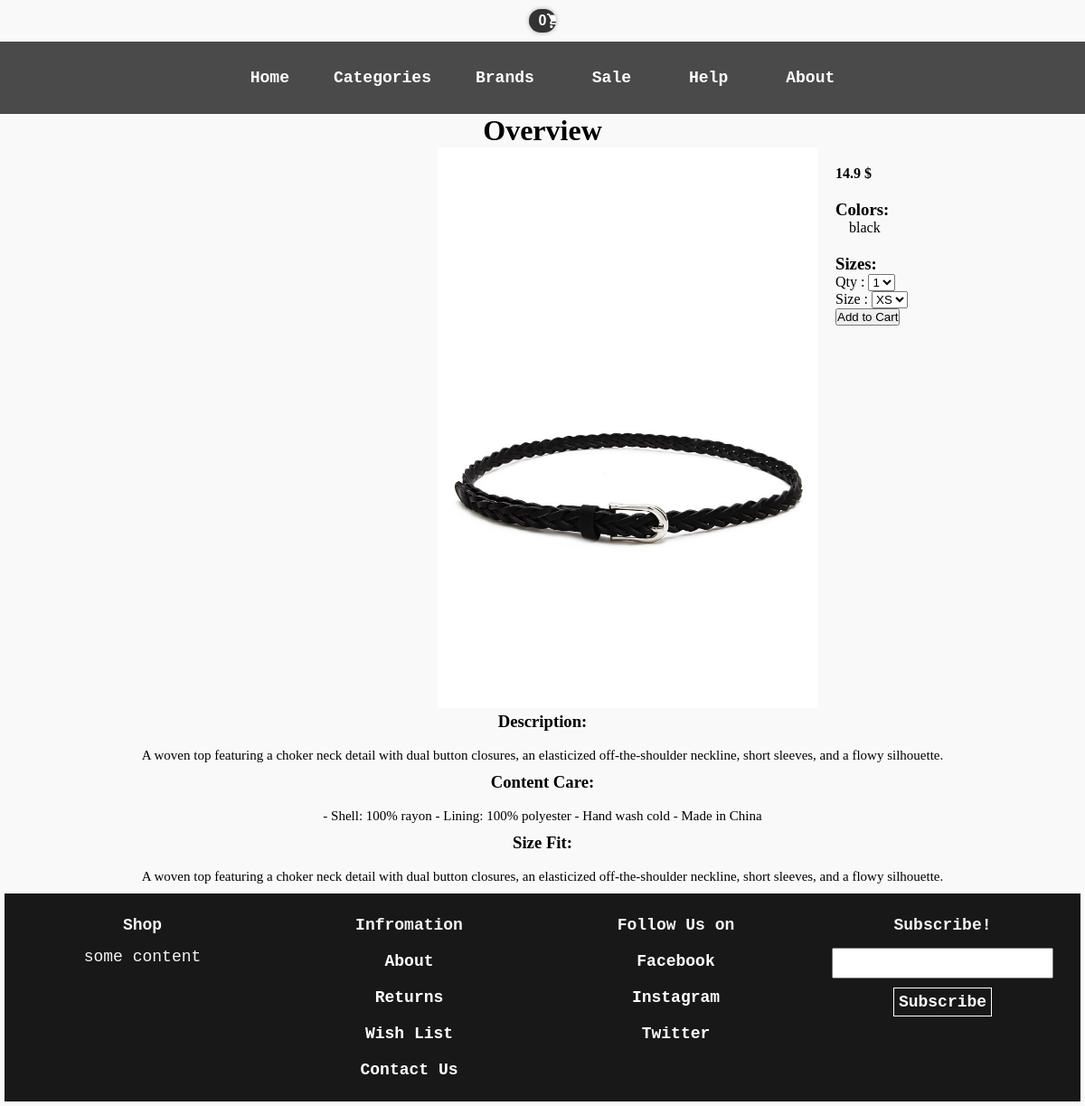
Screenshot of /product.php?product_id=11 with the database file from the repository.
### tables this page shows
CREATE TABLE `products` (
  `product_id` bigint(20) NOT NULL AUTO_INCREMENT,
  `product_name` varchar(25) NOT NULL,
  `price` double DEFAULT NULL,
  `short_description` varchar(500) NOT NULL,
  `long_description` text NOT NULL,
  `content_care` varchar(300) NOT NULL,
  `size_fit` varchar(300) NOT NULL,
  `category` varchar(15) DEFAULT NULL,
  `discount` tinyint(3) NOT NULL,
  `sale_end` datetime DEFAULT NULL,
  `image_path` varchar(50) NOT NULL,
  `image_count` tinyint(2) NOT NULL,
  `is_limited` tinyint(2) NOT NULL,
  `is_available` tinyint(1) NOT NULL,
  `brand_name` varchar(15) NOT NULL,
  PRIMARY KEY (`product_id`),
  KEY `category` (`category`),
  CONSTRAINT `products_ibfk_1` FOREIGN KEY (`category`) REFERENCES `categories` (`category_name`) ON DELETE SET NULL
);

### DatabaseManagement.php (called while the page is built, shortened)
<?php
class DatabaseManagement {
    private $host = DB_HOST;
    private $db_name = DB_NAME;
    private $login = DB_LOGIN;
    private $password = DB_PASS;
    private $stmt;
    private $db;
    public function __construct() {
        $dsn = 'mysql:host=' . $this->host . ';dbname=' . $this->db_name;
        $options = array(
            PDO::ATTR_PERSISTENT => true,
            PDO::ATTR_ERRMODE => PDO::ERRMODE_EXCEPTION
        );
        try {
            $this->db = new PDO($dsn, $this->login, $this->password, $options);
        } catch (PDOException $ex) {
            $this->error = $ex->getMessage();
        }
    }
    public function query($query) {
        try {
            $this->stmt = $this->db->prepare($query);
        } catch (PDOException $ex) {
            $this->error = $ex->getMessage();
        }
    }
    public function bind($param, $value, $type = null) {
        if (is_null($type)) {
            switch (true) {
                default:
                    $type = PDO::PARAM_STR;
            }
        }
        try {
            $this->stmt->bindValue($param, $value, $type);
        } catch (PDOException $ex) {
            $this->error = $ex->getMessage();
        }
    }
    public function execute() {
        return $this->stmt->execute();
    }
    public function resultset() {
        try {
            $this->execute();
        } catch (PDOException $ex) {
            $this->error = $ex->getMessage();
            die();
        }
        return $this->stmt->fetchAll(PDO::FETCH_ASSOC);
    }
    public function single() {
        try {
            $this->execute();
        } catch (PDOException $ex) {
            $this->error = $ex->getMessage();
            die();
        }
        return $this->stmt->fetch(PDO::FETCH_ASSOC);
    }
}
?>

### Content_Manager.php (called while the page is built, shortened)
<?php
include_once './DatabaseManagement.php';
class Content_Manager {
    private $database;
    public function __construct() {
        $this->database = new DatabaseManagement();
    }
    public function get_product_by_id($product_id) {
        try {
            $this->database->query("SELECT * FROM products WHERE product_id = :product_id");
            $this->database->bind(':product_id', $product_id);
            $product = $this->database->single();
        } catch (PDOException $ex) {
            return $ex->getMessage();
        }
        return $product;
    }
      public function get_available_colors($product_id) {
        try {
            $this->database->query("SELECT color FROM `details #$product_id` GROUP BY color");
            $colors = $this->database->resultset();
        } catch (PDOException $ex) {
            return $ex->getMessage();
        }
        return $colors;
    }
}

### product.php (the view, shortened to what this page needs)
<!DOCTYPE html>
<html lang="en">
    <head>
        <link href="product_overview.css" rel="stylesheet" type="text/css">
        <link href="style/style_cart.css" rel="stylesheet" type="text/css">
    </head>
    <body>
      <a href="#" class="cart-box" id="cart-info" title="View Cart">
<?php
if(isset($_SESSION["products"])){
    echo count($_SESSION["products"]);
}else{
    echo 0;
}
?>
</a>
        <?php
        include_once './Content_Manager.php';
        $content_manager = new Content_Manager();
        $product_id = $_GET['product_id'];
        $product = $content_manager->get_product_by_id($product_id);
        $product_price = $product['price'];
        $product_colors = $content_manager->get_available_colors($product_id);
        $colors = $content_manager->get_available_colors($product_id);
        $shortDesc = $product['short_description'];
        $content_care_array = explode(' -', $product['content_care']);
        $size_fit = $product['size_fit'];
        $size_fit_array = explode(' - ', $size_fit);
        $category = $product['category'];
        $image_path = 'images/' . $category . '/' . $product_id . $products[$counter]['image_path'] . '/' . $colors[0]['color'] . '/0.jpg';
        ?>
        <div class="main">
            <div class="header">
                <div class="menuBar">
                    <div class="menuItems">
                        <ul>
                            <li><a href="index.php">Home</a></li>
                            <div class="dropdown">
                                <li class="dropdownBtn">Categories</a>
                                </li>
                            </div>
                            <li> <a href="brands.html">Brands</a></li>
                            <li> <a href="sale.html">Sale</a></li>
                            <li> <a href="help.html">Help</a></li>
                            <li> <a href="about.html">About</a></li>
                        </ul>
                    </div>
                </div>
            </div>
            <div class="content">
                <h1>Overview</h1>
                <div class="overview">
                    <div class="container_images">
                        <img class="images" src="<?php echo $image_path ?>" alt="product">
                    </div>
                    <div class="container_parameters">
                        <div class="parameters">
                            <div class="parameter" id="price">
                                <?php echo "<h4>" . $product_price . " $" . "</h4>" ?>
                            </div>
                            <h3>Colors:</h3>
                            <div class="parameter" id="colors">
                                <ul>
                                    <?php
                                    for ($i = 0; $i < sizeof($product_colors); $i++) {
                                        echo "<li>" . "<input id='$product_colors[$i]' type='radio' name='choose_color'>"
                                        . "<label for='$product_colors[$i]['color']'>" . $product_colors[$i]['color'] . "</label></li>";
                                    }
                                    ?>
                                </ul>
                            </div>
                            <h3>Sizes:</h3>
                            <form class="form-item">
                                <div class="item-box">
                                    <div>
                                        Qty :
                                        <select name="product_qty">
                                            <option value="1">1</option>
                                        </select>
                                    </div>
                                    <div>
                                        Size :
                                        <select name="product_size">
                                            <option value="M">XS</option>
                                        </select>
                                    </div>
                                    <button type="submit">Add to Cart</button>
                                </div>
                            </form>
                        </div>
                    </div>
                </div>
                <div class="description">
                    <div class="shortDesc">
                        <h3>Description: </h3><br/>
                        <?php
                        echo "<p>" . $shortDesc . "</p>";
                        ?>
                    </div>
                    <div class="content_care">
                        <h3>Content Care: </h3><br/>
                        <?php
                        for ($i = 0; $i < sizeof($content_care_array); $i++) {
                            echo "<p>" . $content_care_array[$i] . "</p>";
                        }
                        ?>
                    </div>
                    <div class="size_fit">
                        <h3>Size Fit: </h3><br/>
                        <?php
                        for ($i = 0; $i < sizeof($size_fit_array); $i++) {
                            echo "<p>" . $size_fit_array[$i] . "</p>";
                        }
                        ?>
                    </div>
                </div>
            </div>
        </div>
    <div class="footer">
        <div class="shop">
            <h3>Shop</h3>
            <p>some content</p>
        </div>
        <div class="about">
            <h3>Infromation</h3>
            <a href="about.php">About</a><br/>
            <a href="returns.php">Returns</a><br/>
            <a href="wish_list.php">Wish List</a><br/>
            <a href="contact_us.php">Contact Us</a><br/>
        </div>
        <div class="follow">
            <h3>Follow Us on</h3>
            <a href="http://www.facebook.com">Facebook</a><br/>
            <a href="http://www.instagram.com">Instagram</a><br/>
            <a href="http://www.twitter.com">Twitter</a><br/>
        </div>
        <div class="subscribe">
            <h3>Subscribe!</h3>
            <input type="text"/>
            <a id="subscribe_button" href="registration_login.php">Subscribe</a>
        </div>
    </div>
</body>
</html>

### product_overview.css (style rules this page uses)
* { box-sizing: border-box; position: relative; }
*, *:before, *:after { margin: 0; padding: 0; }
body { text-align: center; font-family: "Courier New"; }
p { font-size: 15px; }
.menuBar { background-color: rgba(0,0,0,0.7); }
.menuItems li, a { color: #FFF; margin: 10px; padding: 5px; display: inline-block; list-style: none; font-family: "Courier New"; font-size: large; font-weight: 700; text-decoration: none; }
.dropdownBtn { cursor: pointer; }
.dropdown { position: relative; display: inline-block; }
.overview { display: inline-flex; position: relative; }
.container_parameters { text-align: left; position: relative; display: block; margin-left: 10px; max-width: 60%; left: 9em; max-height: 620px; }
.container_images { margin-right: 10px; left: 9em; }
.description { display: block; }
img { height: 620px; width: 420px; }
.shortDesc, .content_care, .size_fit { margin-bottom: 10px; }
.parameter { margin-bottom: 20px; display: flex; }
#colors ul { list-style: none; display: inline-flex; }
#colors li label { margin: auto; cursor: pointer; }
#colors li label { margin: 0 15px 0 15px; cursor: pointer; }
.main { min-height: 100%; height: 100%; position: relative; }
.footer { background-color: rgba(0,0,0,0.9); display: flex; color: #f4f4f4; z-index: 10; text-align: center; min-height: 50px; margin: 5px; padding: 5px; }
.footer * { margin: 5px; padding: 5px; font-family: "Courier New"; font-size: large; }
.shop, .follow, .subscribe, .about { padding-right: 15px; padding-left: 15px; width: 25%; }
.follow { display: block; }
.about { display: block; }
.footer p, .footer a { cursor: pointer; }
#subscribe_button { border: white 1px solid; }

### style/style_cart.css (style rules this page uses)
body { background-color: #F9F9F9; font-family: Georgia, "Times New Roman", Times, serif; }
.cart-box { display: block; width: 30px; background: #333 url(../images/cart-icon.png) no-repeat 20px 5px; padding: 4px 8px 4px 8px; border-radius: 30px; color: #fff; font-family: Arial; font-size: 16px; text-decoration: none; box-shadow: 0px 0px 5px rgba(0, 0, 0, 0.32); margin-right: auto; margin-left: auto; font-weight: bold; }

### rows the page displays
products: price "14.9", short_description "A woven top featuring a choker neck detail with dual button closures, an elasticized off-the-shoulder neckline, short sleeves, and a flowy silhouette.", content_care "- Shell: 100% rayon - Lining: 100% polyester - Hand wash cold - Made in China", size_fit "A woven top featuring a choker neck detail with dual button closures, an elasticized off-the-shoulder neckline, short sleeves, and a flowy silhouette."

### other values shown
$product_colors[$i]['color'] "black"
